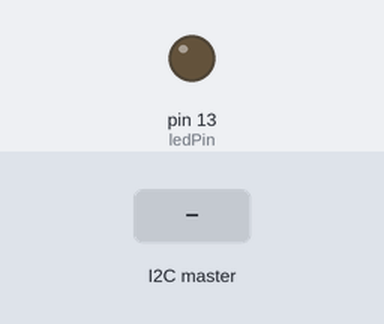
A sketch run on a simulated Arduino Uno, built with avr-gcc and run on an emulated ATmega328P. Parts: output pins drawn as LEDs (lit = HIGH). The test bench sets the inputs (shaded band).

Above: at 1.2 s.
1.3 s: the I2C master sends the byte 1
At 1.7 s:
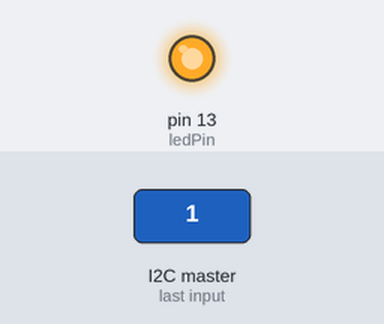
2.8 s: the I2C master sends the byte 0
At 4.0 s:
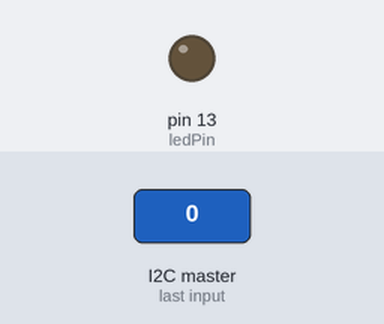
4.3 s: the I2C master sends the byte 2
At 5.2 s:
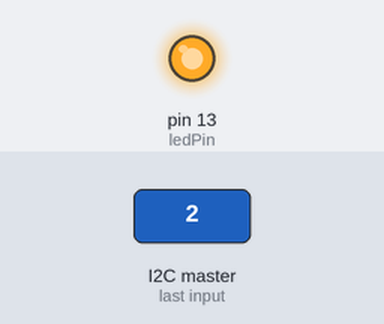
Timing chart, 0 to 7.3 s (numbered marks = the images above; inputs shaded):
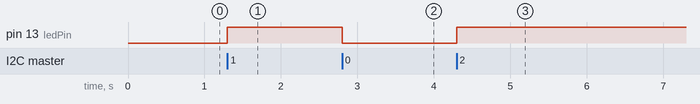

The sketch:

ard_slave_i2c.ino
```cpp
#include <Wire.h>

const int ledPin = 13;


void setup() {
  // put your setup code here, to run once:
  Wire.begin(0x8);

  Wire.onReceive(receiveEvent);

  pinMode(ledPin, OUTPUT);
  digitalWrite(ledPin, LOW);
}

void loop() {
  // put your main code here, to run repeatedly:
  delay(100);
}

void receiveEvent(int howMany)
{
  while(Wire.available())
  {
    char c = Wire.read();
    digitalWrite(ledPin, c);
  }
}
```

Measured:
- after the input at 1.3 s, pin 13 (ledPin): LOW → HIGH at once
- after the input at 2.8 s, pin 13 (ledPin): HIGH → LOW at once
- after the input at 4.3 s, pin 13 (ledPin): LOW → HIGH at once
